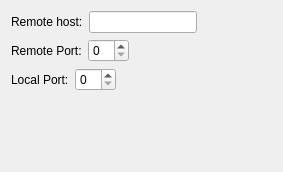
<?xml version="1.0" encoding="UTF-8"?>
<ui version="4.0">
 <class>UdpProxySocketConfigWidget</class>
 <widget class="QWidget" name="UdpProxySocketConfigWidget">
  <property name="geometry">
   <rect>
    <x>0</x>
    <y>0</y>
    <width>283</width>
    <height>172</height>
   </rect>
  </property>
  <property name="windowTitle">
   <string>UDP Proxy Socket Configuration Widget</string>
  </property>
  <layout class="QVBoxLayout" name="verticalLayout">
   <item>
    <layout class="QHBoxLayout" name="horizontalLayout">
     <item>
      <widget class="QLabel" name="label">
       <property name="text">
        <string>Remote host:</string>
       </property>
      </widget>
     </item>
     <item>
      <widget class="QLineEdit" name="m_hostLineEdit"/>
     </item>
     <item>
      <spacer name="horizontalSpacer_2">
       <property name="orientation">
        <enum>Qt::Horizontal</enum>
       </property>
       <property name="sizeHint" stdset="0">
        <size>
         <width>40</width>
         <height>20</height>
        </size>
       </property>
      </spacer>
     </item>
    </layout>
   </item>
   <item>
    <layout class="QHBoxLayout" name="horizontalLayout_2">
     <item>
      <widget class="QLabel" name="m_portLabel">
       <property name="text">
        <string>Remote Port:</string>
       </property>
      </widget>
     </item>
     <item>
      <widget class="QSpinBox" name="m_portSpinBox"/>
     </item>
     <item>
      <spacer name="horizontalSpacer">
       <property name="orientation">
        <enum>Qt::Horizontal</enum>
       </property>
       <property name="sizeHint" stdset="0">
        <size>
         <width>40</width>
         <height>20</height>
        </size>
       </property>
      </spacer>
     </item>
    </layout>
   </item>
   <item>
    <layout class="QHBoxLayout" name="horizontalLayout_4">
     <item>
      <widget class="QLabel" name="m_localPortLabel">
       <property name="toolTip">
        <string>0 means not bound, chosen by the OS</string>
       </property>
       <property name="text">
        <string>Local Port:</string>
       </property>
      </widget>
     </item>
     <item>
      <widget class="QSpinBox" name="m_localPortSpinBox"/>
     </item>
     <item>
      <spacer name="horizontalSpacer_4">
       <property name="orientation">
        <enum>Qt::Horizontal</enum>
       </property>
       <property name="sizeHint" stdset="0">
        <size>
         <width>40</width>
         <height>20</height>
        </size>
       </property>
      </spacer>
     </item>
    </layout>
   </item>
   <item>
    <spacer name="verticalSpacer">
     <property name="orientation">
      <enum>Qt::Vertical</enum>
     </property>
     <property name="sizeHint" stdset="0">
      <size>
       <width>20</width>
       <height>40</height>
      </size>
     </property>
    </spacer>
   </item>
  </layout>
 </widget>
 <resources/>
 <connections/>
</ui>
